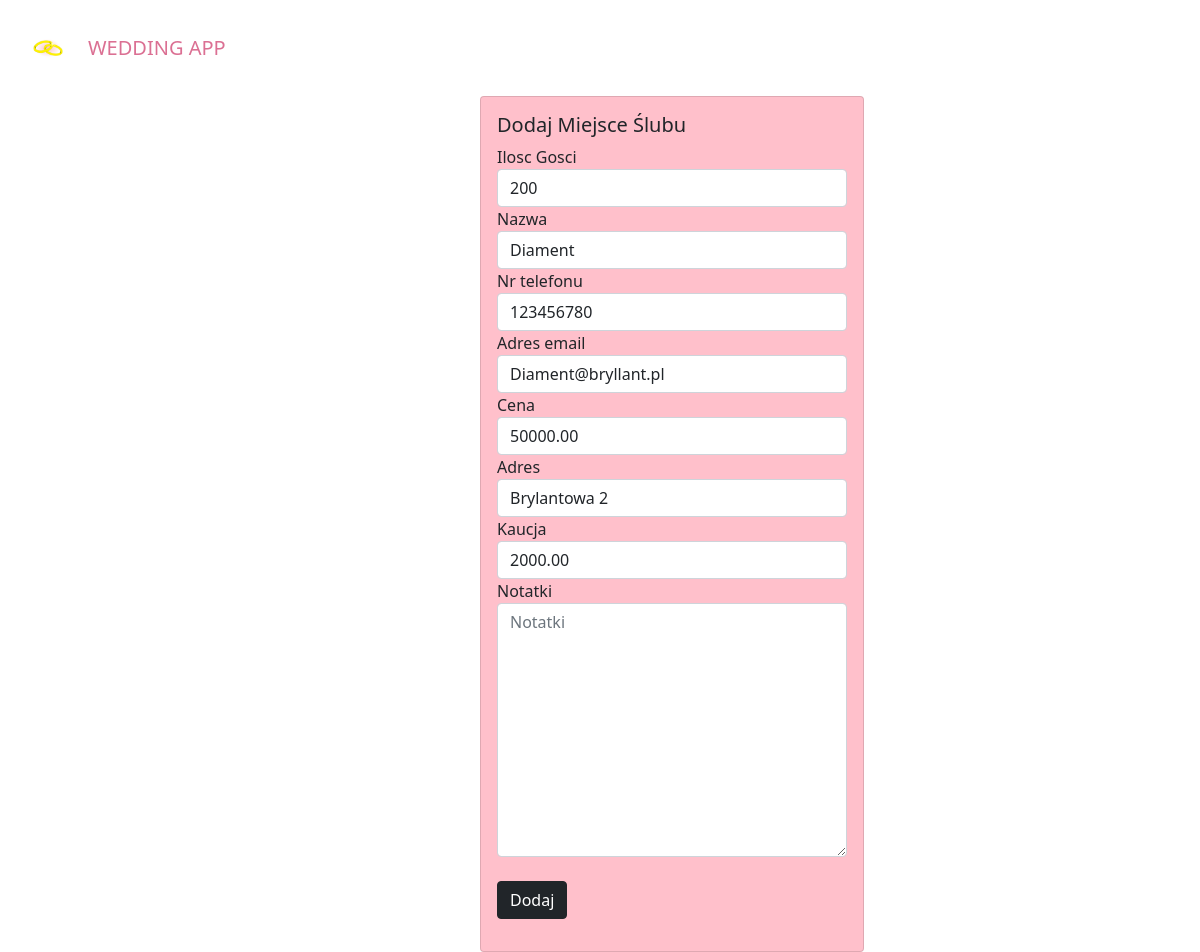
Screenshot of /ceremeony_place/update/1 with the database file from the repository.
### wedding/models.py (models this page shows, shortened)
class StandardInfo(models.Model):
    name = models.CharField(max_length=100)
    phone_number = models.CharField(max_length=9)
    email_address = models.CharField(max_length=30, null=True,blank=True)
    price = models.DecimalField(max_digits=8,decimal_places=2)
    address = models.CharField(max_length = 100,null=True, blank=True)
    caution = models.DecimalField(max_digits=8, decimal_places=2)
    approved = models.BooleanField(blank = True, null=True)
    notes = models.TextField(blank=True, null=True)
    class Meta:
        abstract = True

class CeremonyPlace(StandardInfo):
    guest_capacity = models.PositiveIntegerField()

### wedding/views.py (the view, shortened to what this page needs)
# urls.py: path('ceremeony_place/update/<int:pk>', views.CeremonyPlaceUpdateView.as_view(), name='ceremony_place-update'),
class CeremonyPlaceUpdateView(UpdateView):
    model=CeremonyPlace
    form_class = CeremonyPlaceForm
    template_name = 'wedding/ceremony_place_add.html'

### wedding/templates/wedding/ceremony_place_add.html (shortened to what this page needs)
{% extends 'index.html' %}
{% block content %}
<div class="card" style="width: 24rem; background-color: pink; position: relative; left: 40%; right: 60%;" >
    <div class="card-body">
      <h5 class="card-title">Dodaj Miejsce Ślubu</h5>
      <form action="{% url 'ceremony_place-add' %}" method="post">
                {{form.guest_capacity.label}}
                {{form.guest_capacity}}
                {{form.name.label}}
                {{form.name}}
                {{form.phone_number.label}}
                {{form.phone_number}}
                {{form.email_address.label}}
                {{form.email_address}}
                {{form.price.label}}
                {{form.price}}
                {{form.address.label}}
                {{form.address}}
                {{form.caution.label}}
                {{form.caution}}
                {{form.notes.label}}
                {{form.notes}}
                <br>
                <button type="submit" class="btn btn-dark">Dodaj</button>
            </form>
            </div>
    </div>
{% endblock %}

### rows the page displays
CeremonyPlace: guest_capacity "200", name "Diament", phone_number "123456780", email_address "Diament@bryllant.pl", price "50000.00", address "Brylantowa 2", caution "2000.00"
